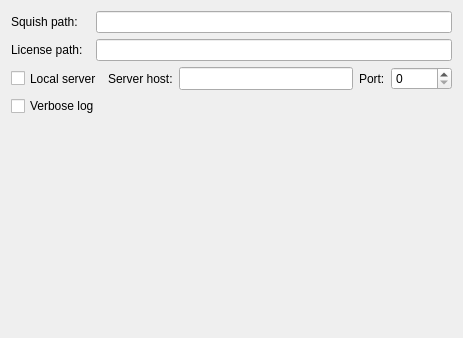
<?xml version="1.0" encoding="UTF-8"?>
<ui version="4.0">
 <class>Autotest::Internal::SquishSettingsPage</class>
 <widget class="QWidget" name="Autotest::Internal::SquishSettingsPage">
  <property name="geometry">
   <rect>
    <x>0</x>
    <y>0</y>
    <width>463</width>
    <height>338</height>
   </rect>
  </property>
  <property name="windowTitle">
   <string>Form</string>
  </property>
  <layout class="QGridLayout" name="gridLayout">
   <item row="0" column="0">
    <widget class="QLabel" name="squishPathLabel">
     <property name="text">
      <string>Squish path:</string>
     </property>
    </widget>
   </item>
   <item row="0" column="2" colspan="5">
    <widget class="Utils::PathChooser" name="squishPathChooser">
     <property name="toolTip">
      <string>Path to Squish installation directory.</string>
     </property>
    </widget>
   </item>
   <item row="1" column="0" colspan="2">
    <widget class="QLabel" name="licensePathLabel">
     <property name="text">
      <string>License path:</string>
     </property>
    </widget>
   </item>
   <item row="1" column="2" colspan="5">
    <widget class="Utils::PathChooser" name="licensePathChooser">
     <property name="toolTip">
      <string>Path to directory containing Squish license file. You will only need this in special configurations like if you did not run the Squish setup tool.</string>
     </property>
    </widget>
   </item>
   <item row="2" column="0" colspan="3">
    <widget class="QCheckBox" name="localCheckBox">
     <property name="sizePolicy">
      <sizepolicy hsizetype="Minimum" vsizetype="Preferred">
       <horstretch>0</horstretch>
       <verstretch>0</verstretch>
      </sizepolicy>
     </property>
     <property name="text">
      <string>Local server</string>
     </property>
    </widget>
   </item>
   <item row="2" column="3">
    <widget class="QLabel" name="serverHostLabel">
     <property name="text">
      <string>Server host:</string>
     </property>
    </widget>
   </item>
   <item row="2" column="4">
    <widget class="QLineEdit" name="serverHostLineEdit">
     <property name="sizePolicy">
      <sizepolicy hsizetype="Expanding" vsizetype="Preferred">
       <horstretch>0</horstretch>
       <verstretch>0</verstretch>
      </sizepolicy>
     </property>
    </widget>
   </item>
   <item row="2" column="5">
    <widget class="QLabel" name="portLabel">
     <property name="text">
      <string>Port:</string>
     </property>
    </widget>
   </item>
   <item row="2" column="6">
    <widget class="QSpinBox" name="serverPortSpinBox">
     <property name="sizePolicy">
      <sizepolicy hsizetype="Minimum" vsizetype="Preferred">
       <horstretch>0</horstretch>
       <verstretch>0</verstretch>
      </sizepolicy>
     </property>
     <property name="maximum">
      <number>65535</number>
     </property>
    </widget>
   </item>
   <item row="3" column="0" colspan="3">
    <widget class="QCheckBox" name="verboseCheckBox">
     <property name="text">
      <string>Verbose log</string>
     </property>
    </widget>
   </item>
   <item row="4" column="0" colspan="3">
    <spacer name="verticalSpacer">
     <property name="orientation">
      <enum>Qt::Vertical</enum>
     </property>
     <property name="sizeHint" stdset="0">
      <size>
       <width>20</width>
       <height>289</height>
      </size>
     </property>
    </spacer>
   </item>
  </layout>
 </widget>
 <customwidgets>
  <customwidget>
   <class>Utils::PathChooser</class>
   <extends>QLineEdit</extends>
   <header location="global">utils/pathchooser.h</header>
   <container>1</container>
  </customwidget>
 </customwidgets>
 <resources/>
 <connections/>
</ui>
